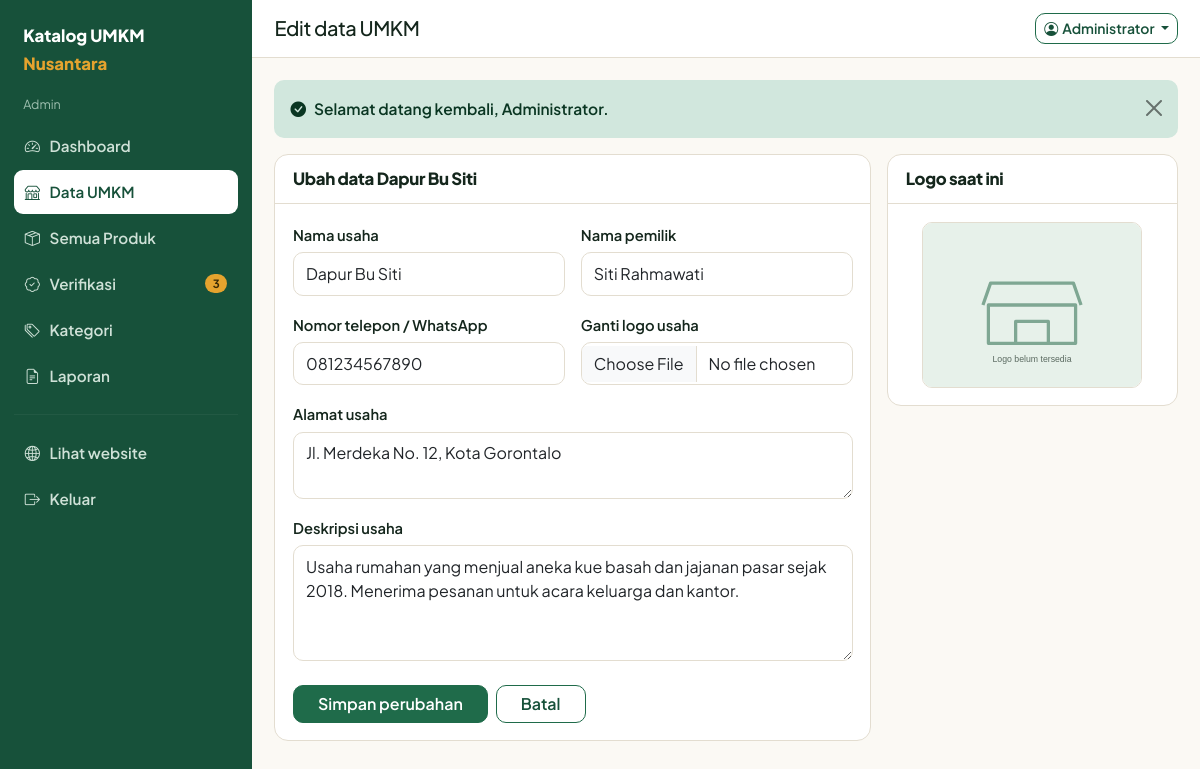
The page /admin/umkm-edit.php?id=1 (signed in) on the database its author committed.
### tables this page shows
CREATE TABLE `umkm` (
  `id`           INT AUTO_INCREMENT PRIMARY KEY,
  `user_id`      INT NOT NULL,
  `nama_usaha`   VARCHAR(150) NOT NULL,
  `nama_pemilik` VARCHAR(100) NOT NULL,
  `alamat`       TEXT NULL,
  `no_telepon`   VARCHAR(20) NOT NULL,
  `deskripsi`    TEXT NULL,
  `foto_umkm`    VARCHAR(255) NULL,
  `status`       ENUM('menunggu','disetujui','ditolak') NOT NULL DEFAULT 'menunggu',
  `created_at`   TIMESTAMP NOT NULL DEFAULT CURRENT_TIMESTAMP,
  `updated_at`   TIMESTAMP NOT NULL DEFAULT CURRENT_TIMESTAMP ON UPDATE CURRENT_TIMESTAMP,
  UNIQUE KEY `uk_umkm_user` (`user_id`),
  CONSTRAINT `fk_umkm_user` FOREIGN KEY (`user_id`) REFERENCES `users` (`id`) ON DELETE CASCADE
);

### config/database.php (called while the page is built, shortened)
<?php
function db()
{
    static $pdo = null;
    if ($pdo === null) {
        $dsn = 'mysql:host=' . DB_HOST . ';dbname=' . DB_NAME . ';charset=utf8mb4';
        try {
            $pdo = new PDO($dsn, DB_USER, DB_PASS, [
                PDO::ATTR_ERRMODE            => PDO::ERRMODE_EXCEPTION,
                PDO::ATTR_DEFAULT_FETCH_MODE => PDO::FETCH_ASSOC,
                PDO::ATTR_EMULATE_PREPARES   => false,
            ]);
        } catch (PDOException $e) {
            error_log('Koneksi database gagal: ' . $e->getMessage());
            exit('Koneksi ke database gagal. Periksa kembali file config/database.php dan pastikan MySQL sudah berjalan.');
        }
    }
    return $pdo;
}

### admin/umkm-edit.php (the view, shortened to what this page needs)
<?php
$id = (int) ($_GET['id'] ?? $_POST['id'] ?? 0);
$s  = db()->prepare('SELECT * FROM umkm WHERE id = ?');
$s->execute([$id]);
$umkm = $s->fetch();
$error = [];
$isi = [
    'nama_usaha'   => $umkm['nama_usaha'],
    'nama_pemilik' => $umkm['nama_pemilik'],
    'no_telepon'   => $umkm['no_telepon'],
    'alamat'       => $umkm['alamat'],
    'deskripsi'    => $umkm['deskripsi'],
];
require_once APP_ROOT . '/includes/panel_header.php';
?>
<div class="row g-3">
  <div class="col-lg-8">
    <div class="kotak">
      <div class="kotak-kepala"><h2>Ubah data <?= e($umkm['nama_usaha']) ?></h2></div>
      <div class="kotak-badan">
        <form method="post" enctype="multipart/form-data" novalidate>
          <div class="row g-3">
            <div class="col-md-6">
              <label class="form-label" for="nama_usaha">Nama usaha</label>
              <input class="form-control <?= isset($error['nama_usaha']) ? 'is-invalid' : '' ?>" id="nama_usaha" name="nama_usaha" value="<?= e($isi['nama_usaha']) ?>" required>
            </div>
            <div class="col-md-6">
              <label class="form-label" for="nama_pemilik">Nama pemilik</label>
              <input class="form-control <?= isset($error['nama_pemilik']) ? 'is-invalid' : '' ?>" id="nama_pemilik" name="nama_pemilik" value="<?= e($isi['nama_pemilik']) ?>" required>
            </div>
            <div class="col-md-6">
              <label class="form-label" for="no_telepon">Nomor telepon / WhatsApp</label>
              <input class="form-control <?= isset($error['no_telepon']) ? 'is-invalid' : '' ?>" id="no_telepon" name="no_telepon" value="<?= e($isi['no_telepon']) ?>" required>
            </div>
            <div class="col-md-6">
              <label class="form-label" for="foto_umkm">Ganti logo usaha</label>
              <input class="form-control <?= isset($error['foto_umkm']) ? 'is-invalid' : '' ?>" type="file" id="foto_umkm" name="foto_umkm" accept="image/jpeg,image/png,image/webp" data-pratinjau="#pratinjauLogo">
            </div>
            <div class="col-12">
              <label class="form-label" for="alamat">Alamat usaha</label>
              <textarea class="form-control" id="alamat" name="alamat" rows="2"><?= e($isi['alamat']) ?></textarea>
            </div>
            <div class="col-12">
              <label class="form-label" for="deskripsi">Deskripsi usaha</label>
              <textarea class="form-control" id="deskripsi" name="deskripsi" rows="4"><?= e($isi['deskripsi']) ?></textarea>
            </div>
          </div>
          <div class="d-flex gap-2 mt-4">
            <button class="btn btn-utama px-4" type="submit">Simpan perubahan</button>
            <a class="btn btn-garis px-4" href="<?= url('admin/umkm-detail.php?id=' . (int) $umkm['id']) ?>">Batal</a>
          </div>
        </form>
      </div>
    </div>
  </div>
  <div class="col-lg-4">
    <div class="kotak">
      <div class="kotak-kepala"><h2>Logo saat ini</h2></div>
      <div class="kotak-badan text-center">
        <img id="pratinjauLogo" class="pratinjau" src="<?= gambar('umkm', $umkm['foto_umkm']) ?>" alt="Logo usaha">
      </div>
    </div>
  </div>
</div>
<?php require_once APP_ROOT . '/includes/panel_footer.php'; ?>

### assets/css/style.css (style rules this page uses)
:root { --kertas: #fbf9f4; --kertas-tua: #f2eee4; --tinta: #14261c; --tinta-lembut: #5b6a61; --hijau: #1f6b4a; --hijau-tua: #17513a; --hijau-muda: #e7f1ea; --kunyit: #e5a32e; --kunyit-muda: #fdf2dd; --bata: #c0452f; --bata-muda: #fbe8e4; --wa: #1fae56; --garis: #e3ddd0; --radius: 14px; --bayang: 0 1px 2px rgba(20, 38, 28, .06), 0 8px 24px -16px rgba(20, 38, 28, .35); --bs-primary: #1f6b4a; --bs-primary-rgb: 31, 107, 74; --bs-body-font-family: "Plus Jakarta Sans", system-ui, -apple-system, "Segoe UI", sans-serif; }
body { background: var(--kertas); color: var(--tinta); font-family: var(--bs-body-font-family); font-size: 15.5px; line-height: 1.65; }
h1, h2, h3, h4, h5, .h1, .h2, .h3 { font-weight: 800; letter-spacing: -.02em; color: var(--tinta); }
h2 { font-size: clamp(1.4rem, 1.1rem + 1.1vw, 1.9rem); }
a { color: var(--hijau-tua); }
.btn { border-radius: 10px; font-weight: 600; }
.btn-utama { background: var(--hijau); border-color: var(--hijau); color: #fff; }
.btn-garis { border: 1.5px solid var(--hijau); color: var(--hijau-tua); background: transparent; }
.kotak { background: #fff; border: 1px solid var(--garis); border-radius: var(--radius); }
.kotak-kepala { padding: .9rem 1.1rem; border-bottom: 1px solid var(--garis); display: flex; justify-content: space-between; align-items: center; gap: 1rem; flex-wrap: wrap; }
.kotak-kepala h2, .kotak-kepala h1 { font-size: 1.05rem; margin: 0; }
.kotak-badan { padding: 1.1rem; }
.form-label { font-weight: 600; font-size: .92rem; margin-bottom: .3rem; }
.form-control, .form-select { border-radius: 10px; border-color: var(--garis); padding: .55rem .75rem; }
.pratinjau { width: 100%; max-width: 220px; border-radius: 10px; border: 1px solid var(--garis); }

### rows shown on the page
umkm: nama_usaha "Dapur Bu Siti", nama_pemilik "Siti Rahmawati", no_telepon "081234567890", alamat "Jl. Merdeka No. 12, Kota Gorontalo", deskripsi "Usaha rumahan yang menjual aneka kue basah dan jajanan pasar sejak 2018. Menerima pesanan untuk acara keluarga dan kantor."

### other values the page prints
$peran "Admin"
$m[0] "Dashboard"
$m[0] "Data UMKM"
$m[0] "Semua Produk"
$m[0] "Verifikasi"
$m[3] "3"
$m[0] "Kategori"
$m[0] "Laporan"
$judul "Edit data UMKM"
$u['nama'] "Administrator"
$f['pesan'] "Selamat datang kembali, Administrator."
